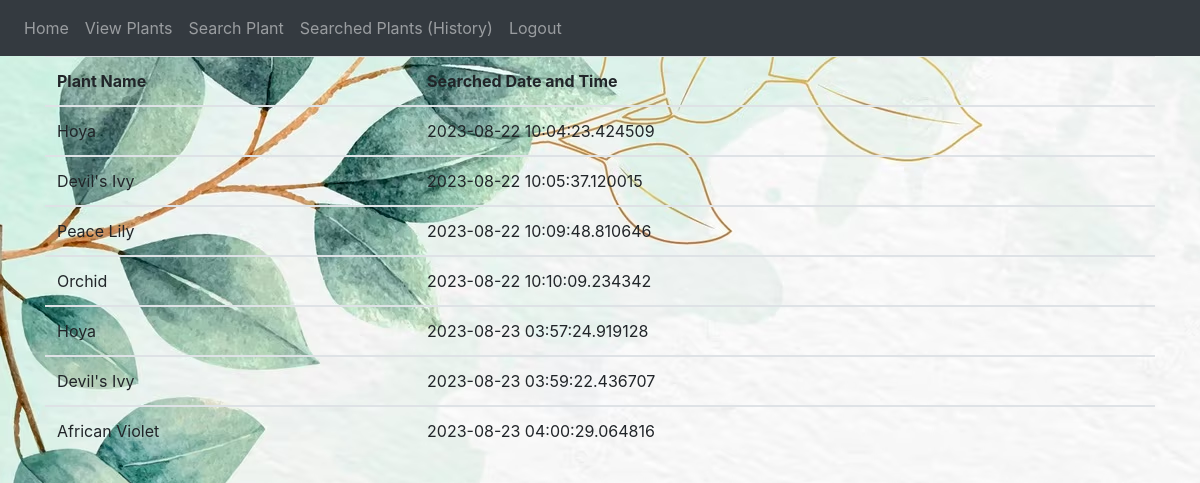
The page /search-history (signed in) on the database its author committed.
### planter/models.py (models this page shows)
class UserPlants(db.Model):
    __tablename__ = 'user_plants'
    id = db.Column(db.Integer, primary_key=True)
    user = db.Column(db.Integer, db.ForeignKey('user.id'))
    plant = db.Column(db.String(200), db.ForeignKey('plants.name'))
    searched_date_and_time = db.Column(db.DateTime, default=datetime.utcnow)

### planter/views.py (the view)
@views.route("/search-history", methods=["GET"])
@login_required
def searched_plants_user_history():
    history = UserPlants.query.filter_by(user=session.get("_user_id")).all()
    return render_template('search-history.html', user=current_user, history=history)

### planter/__init__.py (called while the page is built)
@login_manager.user_loader
def load_user(id):
    return User.query.get(int(id))

### planter/templates/search-history.html
{% extends "base.html" %} {% block title %}Saved Searched Plants{% endblock %} {% block
content %}
<table class="table">
  <thead>
    <tr>
      <th scope="col">Plant Name</th>
      <th scope="col">Searched Date and Time</th>
    </tr>
  </thead>
  {% for item in history %}
  <tbody>
    <td>{{ item.plant }}</td>
    <td>{{ item.searched_date_and_time }}</td>
  </tbody>
  {% endfor %}
</table>
{% endblock %}

### planter/templates/base.html (style rules this page uses)
body { background-image: url('static/leaves-background.avif'); }

### rows shown on the page
UserPlants: plant "Hoya", searched_date_and_time "2023-08-22 10:04:23.424509"
UserPlants: plant "Devil's Ivy", searched_date_and_time "2023-08-22 10:05:37.120015"
UserPlants: plant "Peace Lily", searched_date_and_time "2023-08-22 10:09:48.810646"
UserPlants: plant "Orchid", searched_date_and_time "2023-08-22 10:10:09.234342"
UserPlants: plant "Hoya", searched_date_and_time "2023-08-23 03:57:24.919128"
UserPlants: plant "Devil's Ivy", searched_date_and_time "2023-08-23 03:59:22.436707"
UserPlants: plant "African Violet", searched_date_and_time "2023-08-23 04:00:29.064816"
